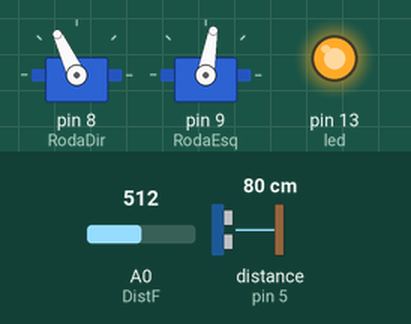
Recording of a sketch running on a simulated Arduino Uno, built with avr-gcc and run on an emulated ATmega328P. Parts: 2 × servo, output pins drawn as LEDs (lit = HIGH). Inputs (shaded band) come from the test bench; at power-on: distance to the obstacle (sensor on pin 5) 80 cm, A0 (DistF) = 512. The echo pulse lasts 58.3 µs per cm.

Above: at 1.2 s.
1.3 s: distance to the obstacle (sensor on pin 5) set to 15 cm
At 1.9 s:
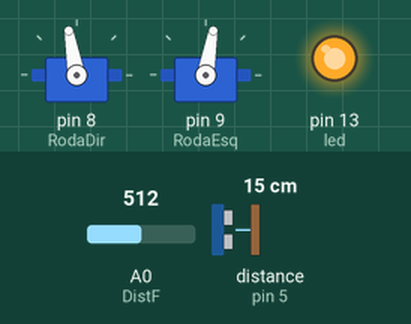
2.8 s: distance to the obstacle (sensor on pin 5) set to 11 cm
Timing chart, 0 to 5.8 s (numbered marks = the images above; inputs shaded):
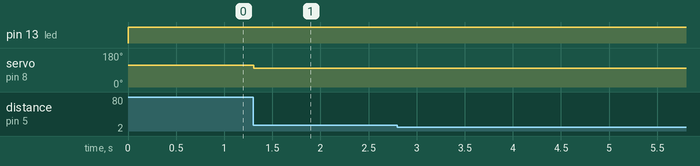

The sketch:

Code_V1.0.ino
```cpp
#include <Servo.h>
#include <Ultrasonic.h>

//Define os pinos para o trigger e echo
#define pino_trigger 4
#define pino_echo 5

//Inicializa as variaveis
Ultrasonic ultrasonic(pino_trigger, pino_echo);
int led = 13;
int Vel = 10;
int Ajust = 15;
int SensF = 0;
int SensL = 0;
int DistF = 0;
int DistL = 0;
Servo RodaDir,RodaEsq;


 //Configura os pinos
void setup()
{
  pinMode(led,OUTPUT);
  RodaDir.attach(8);
  RodaEsq.attach(9);

}

void loop()
{
  //Le as informacoes dos sensores
  digitalWrite(led,HIGH);
  float SensL;
  long microsec = ultrasonic.timing();
  SensL = ultrasonic.convert(microsec, Ultrasonic::CM);
  SensF = analogRead(DistF);

  //Condiçoes e regras
  if(SensL>=16){
  RodaDir.write((90+Vel)+Ajust);
  RodaEsq.write(90-Vel);

  }
  else if(SensL<=14){
  RodaEsq.write((90-Vel)-Ajust);
  RodaDir.write(90+Vel);

  }
  else if(SensF<=25){
  RodaEsq.write((90-Vel)-Ajust);
  RodaDir.write(90);

  }
  else
  RodaDir.write(90+Vel);
  RodaEsq.write(90-Vel);
  }
```

Measured:
- after the input at 1.3 s, servo on pin 8 (RodaDir): 115° → 100° at once
- after the input at 2.8 s, every drawn part: stays the same
